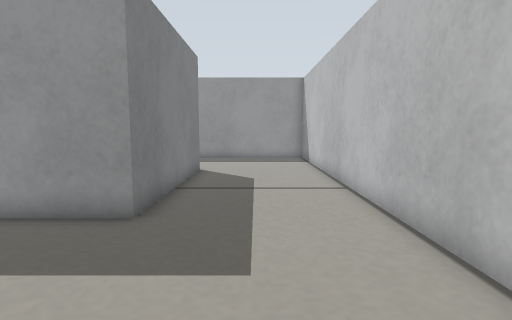
[1] (above)

23 first-person views from a walk through a Gazebo world. The camera is 0.19 m above the floor, tilts 6° down and sees 80° across. The lines on the ground mark 1 m squares. The floor is counted in squares, 0.1 m on a side. Each view is taken from the middle of a square. On the plan, view 1 faces up. The plan holds only what a view shows up to about 17 squares ahead; the rest is blank. The robots in the file are not drawn.

[2]
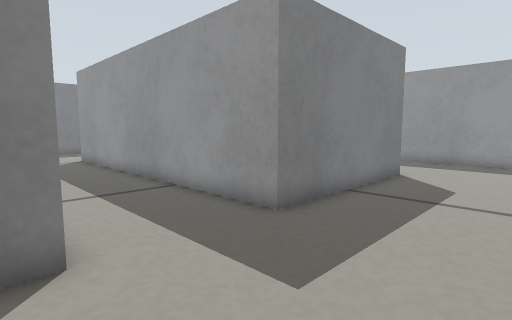

[3]
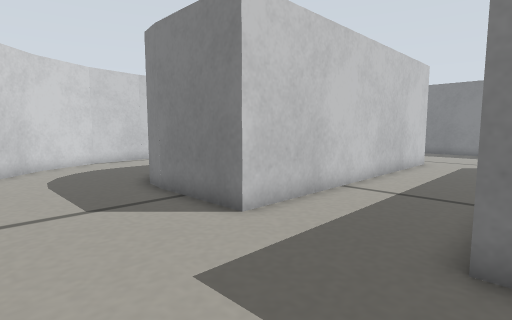

[4]
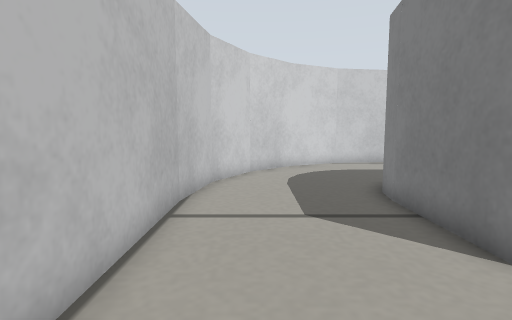

[5]
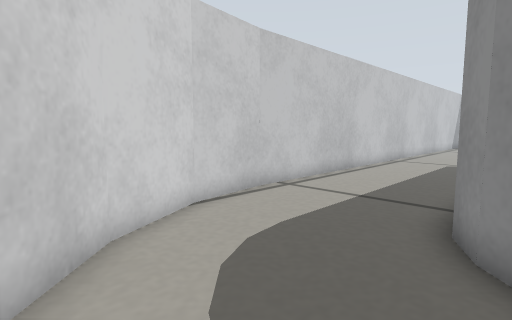

[6]
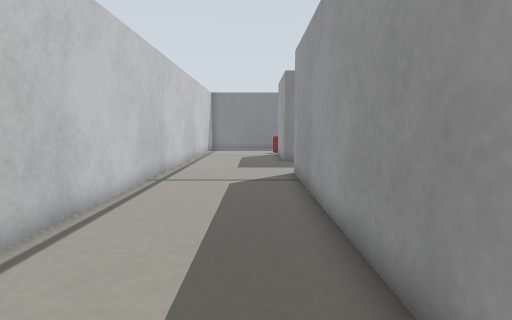

[7]
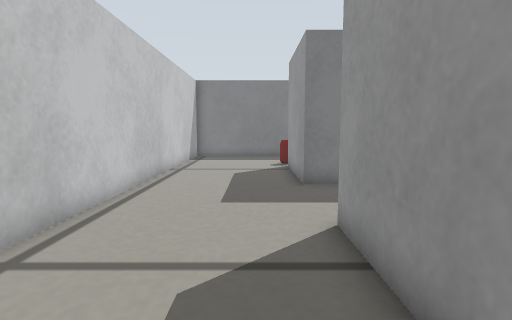

[8]
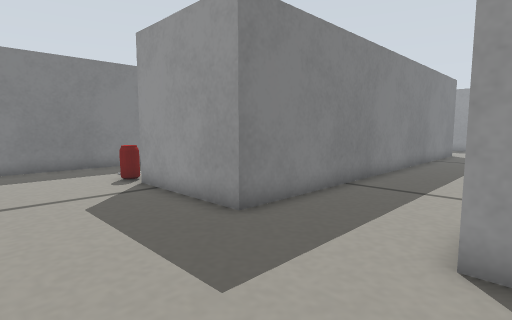

[9]
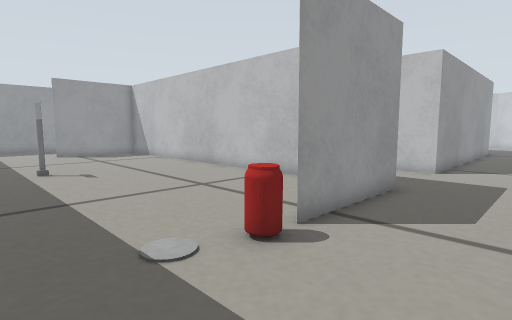

[10]
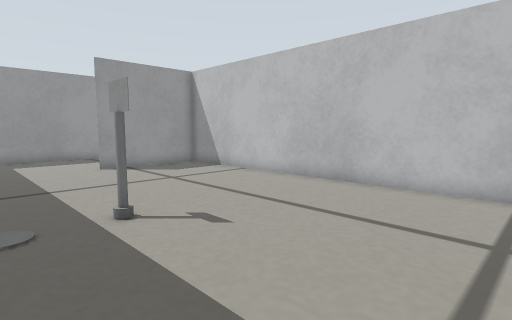

[11]
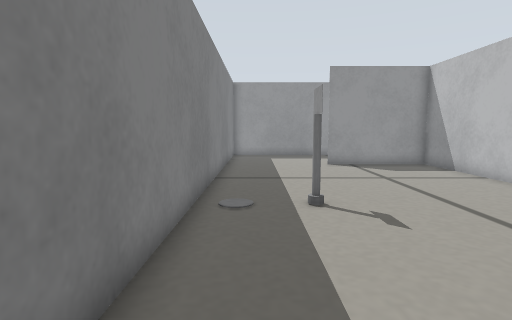

[12]
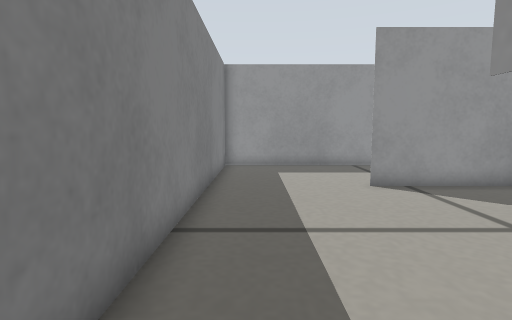

[13]
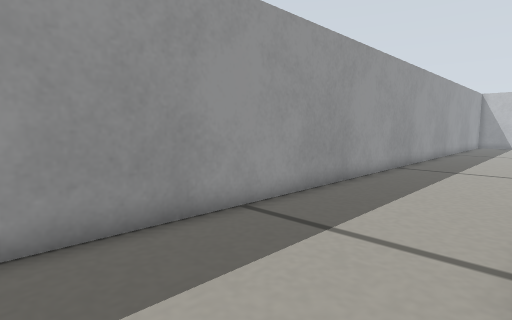

[14]
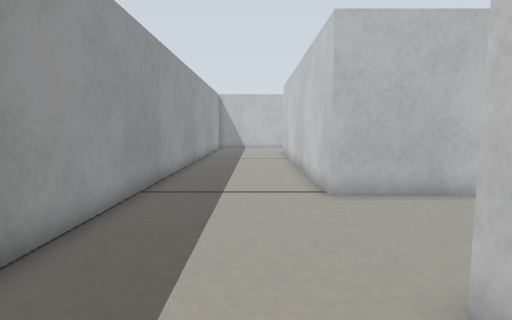

[15]
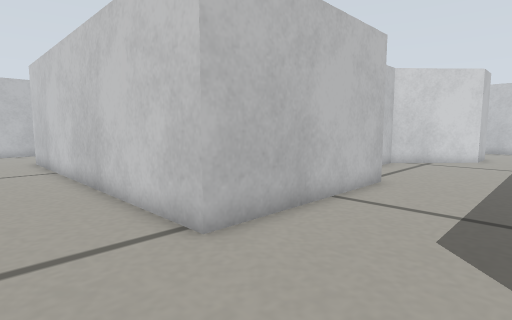

[16]
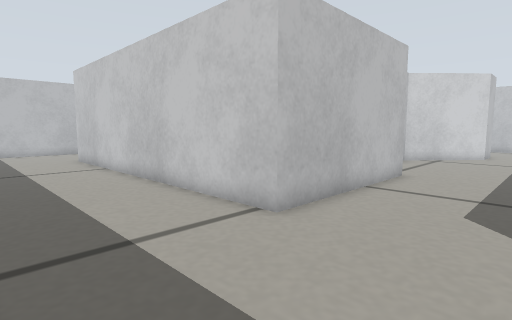

[17]
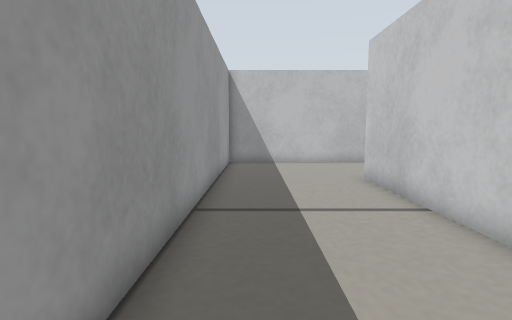

[18]
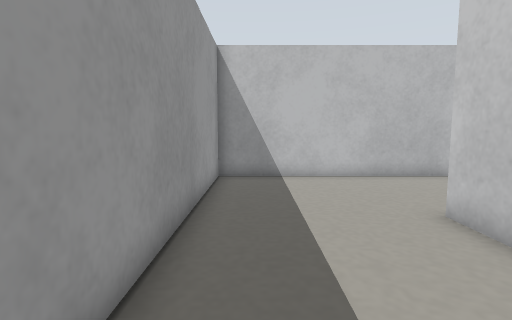

[19]
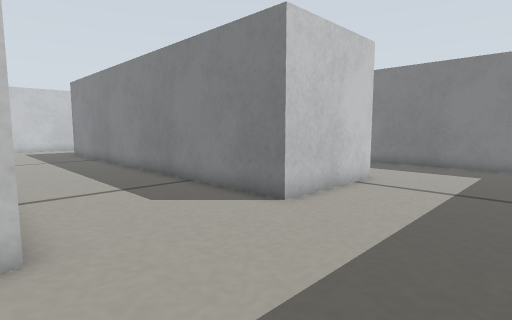

[20]
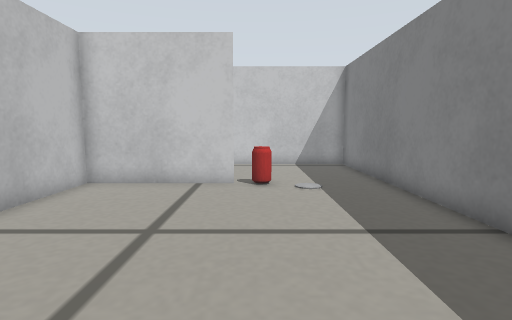

[21]
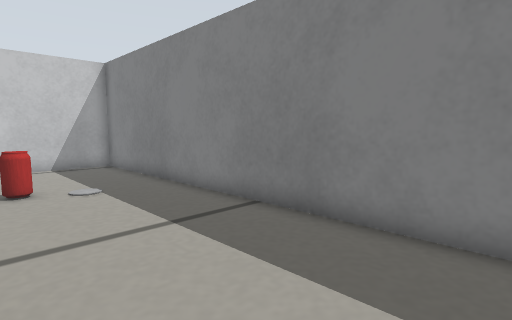

[22]
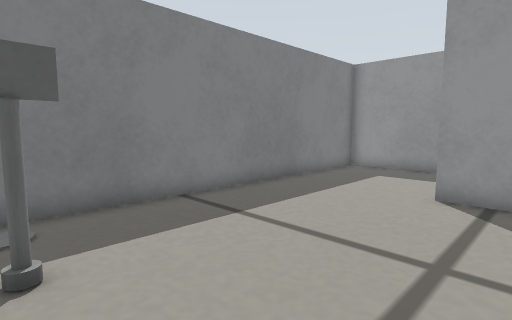

[23]
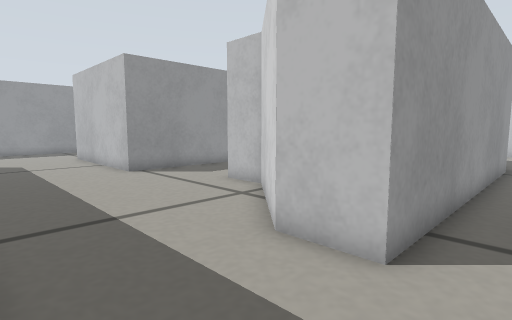

### Floor plan
Points are (right, up) in squares from view 1. A wall is a line through its corners. A room is listed if a view was taken in it or the views show most of it. See-through windows are left out.
Room 1 (views 1, 2, 3, 4, 5, 6, 7, 8, 9, 10, 11, 12, 13, 14, 15, 16, 17, 18, 19, 20, 21, 22, 23)
walls: (-17.6, 6.3) (-17.6, 13.9) (-2.6, 13.9) (-2.6, 6.3) (-17.6, 6.3); (-6.1, -5.4) (-18.8, -5.4) (-18.8, -3.4) (-15.5, 0.2) (-15.5, 2) (-2.6, 2) (-2.6, -1.9); (-28.4, -5.4) (-23.2, -5.4) (-23.2, 13.9) (-28.3, 13.9) (-23.2, 13.9) (-23.2, -5.4) (-28.2, -5.4); (-2.6, -1.8) (-2.8, -3); (-3.6, -4.2) (-4.1, -4.7) (-5.1, -5.3); (-6.2, -11) (-3.3, -10.5) (-0.8, -9.2) (1.2, -7.2) (2.5, -4.7) (3, -1.8); (3, -1.9) (3, 19.5) (-33.6, 19.5) (-33.6, -11) (-6.1, -11)
objects: other object (-30, 5) to (-30, 6); drink can (-29, -5)

Where each view was taken, in squares from view 1:
view 1: 0 up, 0 right, facing up
view 2: 1 up, 2 right, facing up-left
view 3: 7 up, 2 right, facing down-left
view 4: 6 up, 1 right, facing down
view 5: 4 down, 1 right, facing down-left
view 6: 7 down, 6 left, facing left
view 7: 7 down, 13 left, facing left
view 8: 10 down, 18 left, facing up-left
view 9: 9 down, 33 left, facing up-right
view 10: 1 down, 33 left, facing up-right
view 11: 2 down, 32 left, facing up
view 12: 4 up, 32 left, facing up
view 13: 14 up, 32 left, facing up-right
view 14: 16 up, 26 left, facing right
view 15: 17 up, 22 left, facing down-right
view 16: 19 up, 22 left, facing down-right
view 17: 18 up, 14 left, facing right
view 18: 18 up, 9 left, facing right
view 19: 19 up, 17 left, facing down-left
view 20: 5 up, 29 left, facing down
view 21: 5 up, 28 left, facing down-left
view 22: 5 up, 26 left, facing up-left
view 23: 7 down, 23 left, facing up-right
